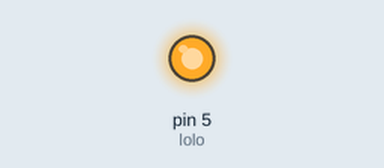
Recording of a sketch running on a simulated Arduino Uno, built with avr-gcc and run on an emulated ATmega328P. On the bench: output pins drawn as LEDs (lit = HIGH).

Above: at 0.1 s.
Timing chart, 0 to 1.6 s (numbered marks = the images above):
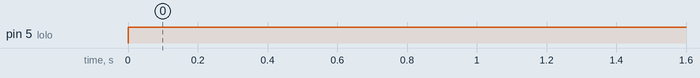

Measured:
- by itself, pin 5 (lolo): LOW → HIGH at 0.00 s

The sketch:

sketch_may24a.ino
```cpp
int lolo=5;


void setup() {
  // put your setup code here, to run once:
pinMode(lolo,OUTPUT);
}

void loop() {
  // put your main code here, to run repeatedly:
digitalWrite(lolo,HIGH);

}
```
